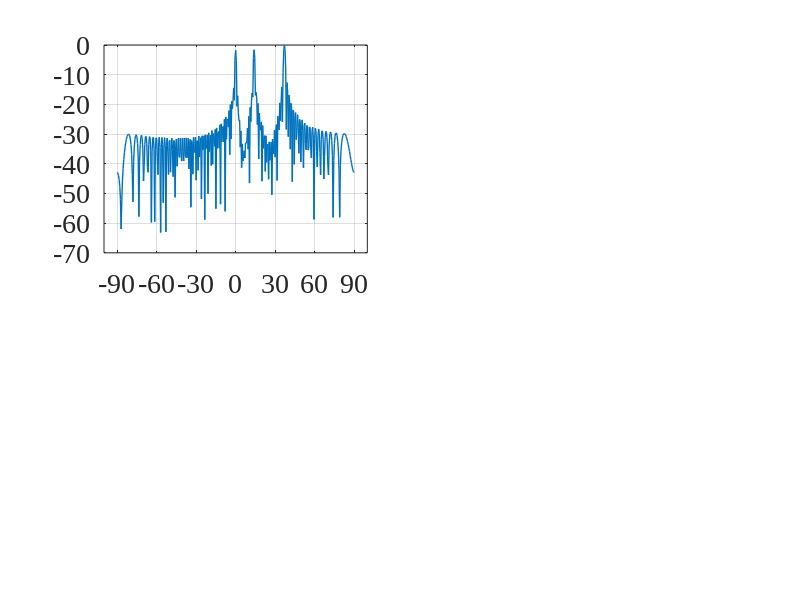

The MATLAB source for this figure: (Note: this script raises an error after producing the figure.)
close all   % close all windows
clear       % clear workspace
clc         % clear command window
f=300e6;    %carrier frequency (Hz)
n=100;       %number of array elements
l=0.04*3e8/f;    %wave length (m)
sa=361;     %sampling
d=l/2;
p=0:d:d*(n-1);
angle=[-90,90];
angle_m=[0 14 37
        -14 0  37
       -37 0 14
       -37 -14 0];
Rat=[sqrt(2.8051) sqrt(2.9449) sqrt(4.2501) 
    sqrt(2.9542) sqrt(2.7886) sqrt(4.2572) 
    sqrt(4.2568) sqrt(2.7812) sqrt(2.9620) 
    sqrt(4.2513) sqrt(2.9628) sqrt(2.7859)]'; %ratio
s_m=size(angle_m,2);
theta_list = linspace(angle(1, 1), angle(1, 2), 361);
steering_matrixe=exp(-1j*p'*2*pi/l*sin(theta_list*pi/180));
for i=1:4
    m_steering(:,:,i)=exp(-1j*p'*2*pi/l*sin(angle_m(i,:)*pi/180));
    R=[m_steering(:,:,i)] * [m_steering(:,:,i)]';
    RRR=det(R);
    R_inv = pinv(R);
    C=[m_steering(:,:,i)];
    w(:,i)=R_inv*C/(C'*R_inv*C)*Rat(:,i);
end

for it = 1:sa
      a = steering_matrixe(:, it);
      bp1(1, it) = abs(w(:,1)' * a);
      bp2(1, it) = abs(w(:,2)' * a);
      bp3(1, it) = abs(w(:,3)' * a);
      bp4(1, it) = abs(w(:,4)' * a);
end
  % Normalize.
bp1 = 20 * log10(bp1 / max(bp1));
bp2 = 20 * log10(bp2 / max(bp2));
bp3 = 20 * log10(bp3 / max(bp3));
bp4 = 20 * log10(bp4 / max(bp4));

for i = 1:s_m
    gain_m1(1,i) = abs(w(:,1)' * (m_steering(:,i,1)*m_steering(:,i,1)')* w(:,1)) / abs(w(:,1)'*w(:,1));
end

for i = 1:s_m
     gain_m2(1,i) = abs(w(:,2)' * (m_steering(:,i,2)*m_steering(:,i,2)')* w(:,2)) / abs(w(:,2)'*w(:,2));
end

for i = 1:s_m
     gain_m3(1,i) = abs(w(:,3)' * (m_steering(:,i,3)*m_steering(:,i,3)')* w(:,3)) / abs(w(:,3)'*w(:,3));
end

for i = 1:s_m
     gain_m4(1,i) = abs(w(:,4)' * (m_steering(:,i,4)*m_steering(:,i,4)')* w(:,4)) / abs(w(:,4)'*w(:,4));
end
gain=[gain_m1;gain_m2;gain_m3;gain_m4];


% image
figure('position',[150,100,1000,750]) % [x y width height]

subplot(2,2,1);
plot(theta_list,bp1,'LineWidth',1);
grid on;
hold on;
delta = (angle(1, 2) - angle(1, 1)) / 6;
set(gca, 'xlim',[angle(1,1)-10, angle(1, 2)+10],'FontSize',20,'FontName','Times New Roman');
set(gca, 'xtick',angle(1, 1):delta: angle(1, 2),'FontSize',20,'FontName','Times New Roman'); 
% position
    DB11=bp1(angle_m(1,1)/0.5+181);
    DB11=roundn(DB11,-2); 
    plot(angle_m(1,1),DB11,'r*')
    text(angle_m(1,1)-12,DB11+4,[num2str(DB11)],'FontSize',10,'FontName','Times New Roman')

    DB12=bp1(angle_m(1,2)/0.5+181);
    DB12=roundn(DB12,-2); 
    plot(angle_m(1,2),DB12,'r*')
    text(angle_m(1,2)-7,DB12+4,[num2str(DB12)],'FontSize',10,'FontName','Times New Roman')

    DB13=bp1(angle_m(1,3)/0.5+181);
    DB13=roundn(DB13,-2); 
    plot(angle_m(1,3),DB13,'r*')
    text(angle_m(1,3)-2,DB13+4,[num2str(DB13)],'FontSize',10,'FontName','Times New Roman')

    
xlabel({'Azimuth Angle (deg)','\fontsize{20}(a)'});
ylabel('Normalized Beam Pattern (dB)');
set(gca, 'YLim', [-70,7],'FontSize',19,'FontName','Times New Roman');


subplot(2,2,2);
plot(theta_list,bp2,'LineWidth',1);
grid on;
hold on;
delta = (angle(1, 2) - angle(1, 1)) / 6;
set(gca, 'xlim',[angle(1,1)-10, angle(1, 2)+10],'FontSize',15,'FontName','Times New Roman');
set(gca, 'xtick',angle(1, 1):delta: angle(1, 2),'FontSize',15,'FontName','Times New Roman');  

    DB21=bp2(angle_m(2,1)/0.5+181);
    DB21=roundn(DB21,-2); 
    plot(angle_m(2,1),DB21,'r*')
    text(angle_m(2,1)-12,DB21+4,[num2str(DB21)],'FontSize',10,'FontName','Times New Roman')

    DB22=bp2(angle_m(2,2)/0.5+181);
    DB22=roundn(DB22,-2); 
    plot(angle_m(2,2),DB22,'r*')
    text(angle_m(2,2)-8,DB22+4,[num2str(DB22)],'FontSize',10,'FontName','Times New Roman')

    DB23=bp2(angle_m(2,3)/0.5+181);
    DB23=roundn(DB23,-2); 
    plot(angle_m(2,3),DB23,'r*')
    text(angle_m(2,3)-2,DB23+4,[num2str(DB23)],'FontSize',10,'FontName','Times New Roman')

xlabel({'Azimuth Angle (deg)','\fontsize{20}(b)'});
ylabel('Normalized Beam Pattern (dB)');
set(gca, 'YLim', [-70,7],'FontSize',19,'FontName','Times New Roman');


subplot(2,2,3);
plot(theta_list,bp3,'LineWidth',1);
grid on;
hold on;
delta = (angle(1, 2) - angle(1, 1)) / 6;
set(gca, 'xlim',[angle(1,1)-10, angle(1, 2)+10],'FontSize',15,'FontName','Times New Roman');
set(gca, 'xtick',angle(1, 1):delta: angle(1, 2),'FontSize',15,'FontName','Times New Roman');    

    DB31=bp3(angle_m(3,1)/0.5+181);
    DB31=roundn(DB31,-2); 
    plot(angle_m(3,1),DB31,'r*')
    text(angle_m(3,1)-2,DB31+4,[num2str(DB31)],'FontSize',10,'FontName','Times New Roman')

    DB32=bp3(angle_m(3,2)/0.5+181);
    DB32=roundn(DB32,-2); 
    plot(angle_m(3,2),DB32,'r*')
    text(angle_m(3,2)-11,DB32+4,[num2str(DB32)],'FontSize',10,'FontName','Times New Roman')

    DB33=bp3(angle_m(3,3)/0.5+181);
    DB33=roundn(DB33,-2); 
    plot(angle_m(3,3),DB33,'r*')
    text(angle_m(3,3)-6,DB33+4,[num2str(DB33)],'FontSize',10,'FontName','Times New Roman')

xlabel({'Azimuth Angle (deg)','\fontsize{20}(c)'});
ylabel('Normalized Beam Pattern (dB)');
set(gca, 'YLim', [-70,7],'FontSize',19,'FontName','Times New Roman');


subplot(2,2,4);
plot(theta_list,bp4,'LineWidth',1);
grid on;
hold on;
delta = (angle(1, 2) - angle(1, 1)) / 6;
set(gca, 'xlim',[angle(1,1)-10, angle(1, 2)+10],'FontSize',15,'FontName','Times New Roman');
set(gca, 'xtick',angle(1, 1):delta: angle(1, 2),'FontSize',15,'FontName','Times New Roman');   

    DB41=bp4(angle_m(4,1)/0.5+181);
    DB41=roundn(DB41,-2); 
    plot(angle_m(4,1),DB41,'r*')
    text(angle_m(4,1)-2,DB41+4,[num2str(DB41)],'FontSize',10,'FontName','Times New Roman')

    DB42=bp4(angle_m(4,2)/0.5+181);
    DB42=roundn(DB42,-2); 
    plot(angle_m(4,2),DB42,'r*')
    text(angle_m(4,2)-11,DB42+4,[num2str(DB42)],'FontSize',10,'FontName','Times New Roman')

    DB43=bp4(angle_m(4,3)/0.5+181);
    DB43=roundn(DB43,-2); 
    plot(angle_m(4,3),DB43,'r*')
    text(angle_m(4,3)-6,DB43+4,[num2str(DB43)],'FontSize',10,'FontName','Times New Roman')

xlabel({'Azimuth Angle (deg)','\fontsize{20}(d)'});
ylabel('Normalized Beam Pattern (dB)');
set(gca, 'YLim', [-70,7],'FontSize',19,'FontName','Times New Roman');
